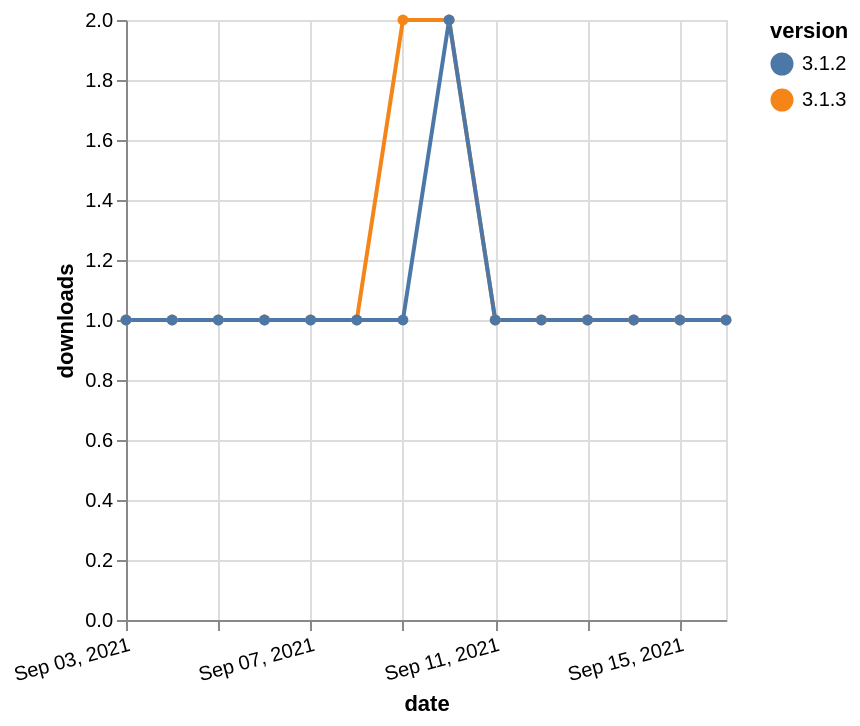

Vega-Lite specification stored for this chart:
### Vega-Lite specification from a JSON file in a GitHub repository (floating-point values rounded to 4 significant figures)
{"$schema": "https://vega.github.io/schema/vega-lite/v5.json", "description": "A simple bar chart with embedded data.", "data": {"values": [{"date": "2021-09-03", "total": 210, "delta": 1, "version": "3.1.3"}, {"date": "2021-09-04", "total": 211, "delta": 1, "version": "3.1.3"}, {"date": "2021-09-05", "total": 212, "delta": 1, "version": "3.1.3"}, {"date": "2021-09-06", "total": 213, "delta": 1, "version": "3.1.3"}, {"date": "2021-09-07", "total": 214, "delta": 1, "version": "3.1.3"}, {"date": "2021-09-08", "total": 215, "delta": 1, "version": "3.1.3"}, {"date": "2021-09-09", "total": 217, "delta": 2, "version": "3.1.3"}, {"date": "2021-09-10", "total": 219, "delta": 2, "version": "3.1.3"}, {"date": "2021-09-11", "total": 220, "delta": 1, "version": "3.1.3"}, {"date": "2021-09-12", "total": 221, "delta": 1, "version": "3.1.3"}, {"date": "2021-09-13", "total": 222, "delta": 1, "version": "3.1.3"}, {"date": "2021-09-14", "total": 223, "delta": 1, "version": "3.1.3"}, {"date": "2021-09-15", "total": 224, "delta": 1, "version": "3.1.3"}, {"date": "2021-09-16", "total": 225, "delta": 1, "version": "3.1.3"}, {"date": "2021-09-03", "total": 368, "delta": 1, "version": "3.1.2"}, {"date": "2021-09-04", "total": 369, "delta": 1, "version": "3.1.2"}, {"date": "2021-09-05", "total": 370, "delta": 1, "version": "3.1.2"}, {"date": "2021-09-06", "total": 371, "delta": 1, "version": "3.1.2"}, {"date": "2021-09-07", "total": 372, "delta": 1, "version": "3.1.2"}, {"date": "2021-09-08", "total": 373, "delta": 1, "version": "3.1.2"}, {"date": "2021-09-09", "total": 374, "delta": 1, "version": "3.1.2"}, {"date": "2021-09-10", "total": 376, "delta": 2, "version": "3.1.2"}, {"date": "2021-09-11", "total": 377, "delta": 1, "version": "3.1.2"}, {"date": "2021-09-12", "total": 378, "delta": 1, "version": "3.1.2"}, {"date": "2021-09-13", "total": 379, "delta": 1, "version": "3.1.2"}, {"date": "2021-09-14", "total": 380, "delta": 1, "version": "3.1.2"}, {"date": "2021-09-15", "total": 381, "delta": 1, "version": "3.1.2"}, {"date": "2021-09-16", "total": 382, "delta": 1, "version": "3.1.2"}]}, "width": "container", "mark": {"type": "line", "point": {"filled": true}}, "encoding": {"x": {"field": "date", "type": "temporal", "timeUnit": "yearmonthdate", "title": "date", "axis": {"labelAngle": -15}}, "y": {"field": "delta", "type": "quantitative", "title": "downloads"}, "color": {"field": "version", "type": "nominal"}, "tooltip": {"field": "delta"}}}
